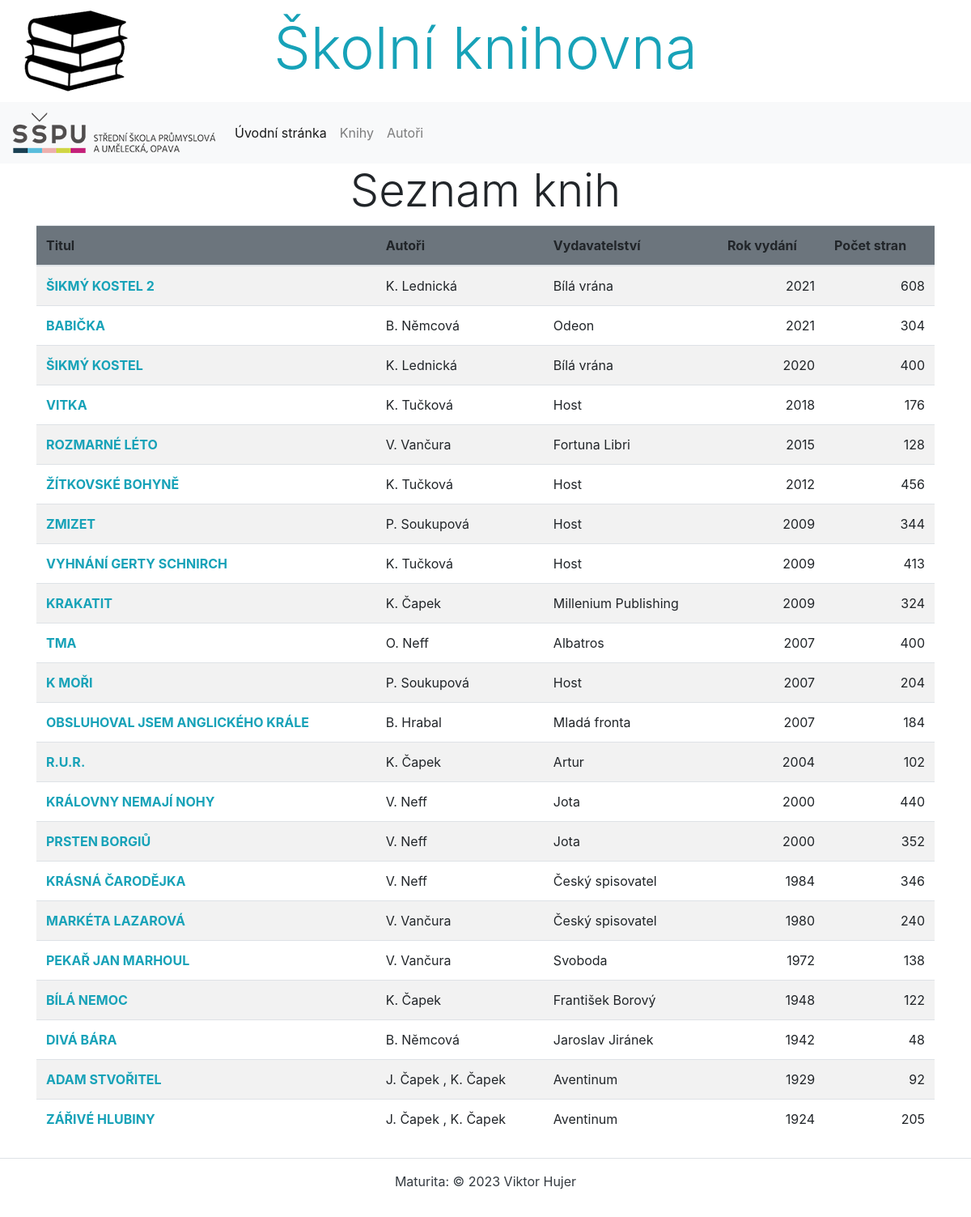
The page /knihovna/books/ on the database its author committed.
### knihovna/models.py (models this page shows, shortened)
class Kniha(models.Model):
    titul = models.CharField(max_length=100, verbose_name='Titul knihy', help_text='Zadejte titul knihy',
                             error_messages={'blank': 'Titul knihy musí být vyplněn'})
    autori = models.ManyToManyField(Autor)
    obsah = models.TextField(blank=True, verbose_name='Obsah knihy', help_text='Vložte obsah knihy')
    pocet_stran = models.PositiveIntegerField(blank=True, null=True, validators=[MaxValueValidator(9999)],
                                              verbose_name='Počet stran', help_text='Zadejte počet stran (max. 9999)')
    rok_vydani = models.PositiveIntegerField(blank=True, null=True,
                                             validators=[MinValueValidator(1500), MaxValueValidator(2100)],
                                             verbose_name='Rok vydání', help_text='Zadejte rok vydání (1500 - 2100)')
    obalka = models.ImageField(upload_to='obalky', verbose_name='Obálka knihy')
    zanry = models.ManyToManyField(Zanr)
    vydavatelstvi = models.ForeignKey('Vydavatelstvi', on_delete=models.CASCADE, blank=True, null=True,
                                      verbose_name='Vydavatelství')
    class Meta:
        ordering = ['titul']
        verbose_name = 'Kniha'
        verbose_name_plural = 'Knihy'

class Autor(models.Model):
    jmeno = models.CharField(max_length=80, verbose_name='Jméno autora', help_text='Zadejte jméno autora',
                             error_messages={'blank': 'Jméno autora musí být vyplněno'})
    prijmeni = models.CharField(max_length=50, verbose_name='Příjmení autora', help_text='Zadejte příjmení autora',
                                error_messages={'blank': 'Příjmení autora musí být vyplněno'})
    narozeni = models.DateField(blank=True, null=True, verbose_name='Datum narození')
    umrti = models.DateField(blank=True, null=True, verbose_name='Datum úmrtí')
    biografie = models.TextField(blank=True, verbose_name='Životopis')
    fotografie = models.ImageField(upload_to='autori', verbose_name='Fotografie')
    class Meta:
        ordering = ['prijmeni', 'jmeno']
        verbose_name = 'Autor'
        verbose_name_plural = 'Autoři'

class Vydavatelstvi(models.Model):
    nazev = models.CharField(max_length=100, verbose_name='Název vydavatelství',
                             help_text='Zadejte název vydavatelství',
                             error_messages={'blank': 'Název vydavatelství je povinný údaj'})
    adresa = models.CharField(blank=True, null=True, max_length=200, verbose_name='Adresa')
    class Meta:
        ordering = ['nazev']
        verbose_name = 'Vydavatelství'
        verbose_name_plural = 'Vydavatelství'
    def __str__(self):
        return f'{self.nazev}'

### knihovna/views.py (the view)
# urls.py: path('books/', BooksListView.as_view(), name='books_list'),
class BooksListView(ListView):
    model = Kniha
    template_name = 'books/books_list.html'
    context_object_name = 'books'
    ordering = ['-rok_vydani']

### knihovna/templates/books/books_list.html (shortened to what this page needs)
{% extends 'base.html' %}
{% block content %}
  <h2 class="display-4 text-center">Seznam knih</h2>
  <div class="row mb-2">
    <div class="col-12">
    <table class="table table-responsive-lg table-striped table-hover">
      <thead class="bg-secondary">
        <tr>
            <th>Titul</th>
            <th>Autoři</th>
            <th>Vydavatelství</th>
            <th>Rok vydání</th>
            <th>Počet stran</th>
        </tr>
      </thead>
      <tbody>
      {% for book in books %}
        <tr>
            <td><strong><a class="text-info" href="{% url 'books_detail' book.pk %}">{{ book.titul.upper }}</a></strong></td>
            <td>
                {% for autor in book.autori.all %}
                <a>{{ autor.jmeno|first }}. {{ autor.prijmeni }}</a>
                {% if not forloop.last %}, {% endif %}
                {% endfor %}
            </td>
            <td>{{ book.vydavatelstvi }}</td>
            <td class="text-right">{{ book.rok_vydani }}</td>
            <td class="text-right">{{ book.pocet_stran }}</td>
        </tr>
      {% endfor %}
      </tbody>
    </table>
    </div>
  </div>
{% endblock %}

### rows shown on the page
Kniha: titul "ŠIKMÝ KOSTEL 2", vydavatelstvi "Bílá vrána", rok_vydani "2021", pocet_stran "608"
Autor: jmeno|first "K", prijmeni "Lednická"
Kniha: titul "BABIČKA", vydavatelstvi "Odeon", rok_vydani "2021", pocet_stran "304"
Autor: jmeno|first "B", prijmeni "Němcová"
Kniha: titul "ŠIKMÝ KOSTEL", vydavatelstvi "Bílá vrána", rok_vydani "2020", pocet_stran "400"
Kniha: titul "VITKA", vydavatelstvi "Host", rok_vydani "2018", pocet_stran "176"
Autor: jmeno|first "K", prijmeni "Tučková"
Kniha: titul "ROZMARNÉ LÉTO", vydavatelstvi "Fortuna Libri", rok_vydani "2015", pocet_stran "128"
Autor: jmeno|first "V", prijmeni "Vančura"
Kniha: titul "ŽÍTKOVSKÉ BOHYNĚ", vydavatelstvi "Host", rok_vydani "2012", pocet_stran "456"
Kniha: titul "ZMIZET", vydavatelstvi "Host", rok_vydani "2009", pocet_stran "344"
Autor: jmeno|first "P", prijmeni "Soukupová"
Kniha: titul "VYHNÁNÍ GERTY SCHNIRCH", vydavatelstvi "Host", rok_vydani "2009", pocet_stran "413"
Kniha: titul "KRAKATIT", vydavatelstvi "Millenium Publishing", rok_vydani "2009", pocet_stran "324"
Autor: jmeno|first "K", prijmeni "Čapek"
Kniha: titul "TMA", vydavatelstvi "Albatros", rok_vydani "2007", pocet_stran "400"
Autor: jmeno|first "O", prijmeni "Neff"
Kniha: titul "K MOŘI", vydavatelstvi "Host", rok_vydani "2007", pocet_stran "204"
Kniha: titul "OBSLUHOVAL JSEM ANGLICKÉHO KRÁLE", vydavatelstvi "Mladá fronta", rok_vydani "2007", pocet_stran "184"
Autor: jmeno|first "B", prijmeni "Hrabal"
Kniha: titul "R.U.R.", vydavatelstvi "Artur", rok_vydani "2004", pocet_stran "102"
Kniha: titul "KRÁLOVNY NEMAJÍ NOHY", vydavatelstvi "Jota", rok_vydani "2000", pocet_stran "440"
Autor: jmeno|first "V", prijmeni "Neff"
Kniha: titul "PRSTEN BORGIŮ", vydavatelstvi "Jota", rok_vydani "2000", pocet_stran "352"
Kniha: titul "KRÁSNÁ ČARODĚJKA", vydavatelstvi "Český spisovatel", rok_vydani "1984", pocet_stran "346"
Kniha: titul "MARKÉTA LAZAROVÁ", vydavatelstvi "Český spisovatel", rok_vydani "1980", pocet_stran "240"
Kniha: titul "PEKAŘ JAN MARHOUL", vydavatelstvi "Svoboda", rok_vydani "1972", pocet_stran "138"
Kniha: titul "BÍLÁ NEMOC", vydavatelstvi "František Borový", rok_vydani "1948", pocet_stran "122"
Kniha: titul "DIVÁ BÁRA", vydavatelstvi "Jaroslav Jiránek", rok_vydani "1942", pocet_stran "48"
Kniha: titul "ADAM STVOŘITEL", vydavatelstvi "Aventinum", rok_vydani "1929", pocet_stran "92"
Autor: jmeno|first "J", prijmeni "Čapek"
Kniha: titul "ZÁŘIVÉ HLUBINY", vydavatelstvi "Aventinum", rok_vydani "1924", pocet_stran "205"
